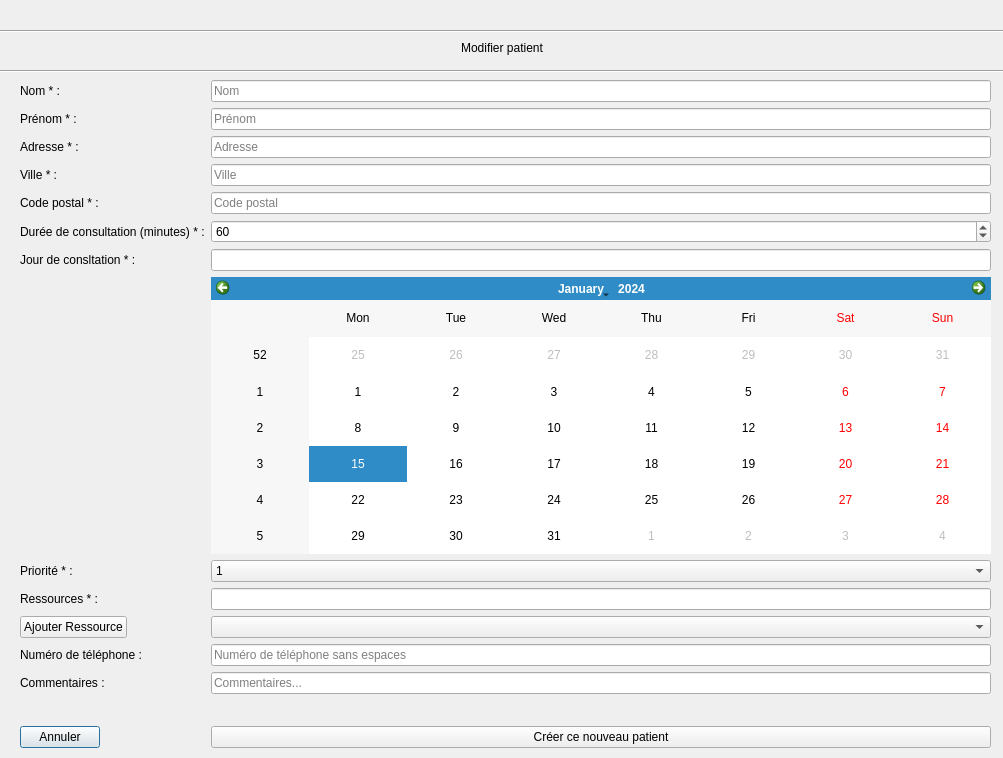
<?xml version="1.0" encoding="UTF-8"?>
<ui version="4.0">
 <class>ModifyPatient</class>
 <widget class="QDialog" name="ModifyPatient">
  <property name="geometry">
   <rect>
    <x>0</x>
    <y>0</y>
    <width>1003</width>
    <height>758</height>
   </rect>
  </property>
  <property name="windowTitle">
   <string>Dialog</string>
  </property>
  <widget class="Line" name="line_2">
   <property name="geometry">
    <rect>
     <x>0</x>
     <y>70</y>
     <width>1004</width>
     <height>3</height>
    </rect>
   </property>
   <property name="orientation">
    <enum>Qt::Horizontal</enum>
   </property>
  </widget>
  <widget class="QWidget" name="layoutWidget">
   <property name="geometry">
    <rect>
     <x>20</x>
     <y>80</y>
     <width>971</width>
     <height>668</height>
    </rect>
   </property>
   <layout class="QFormLayout" name="formLayout">
    <item row="0" column="0">
     <widget class="QLabel" name="nameLabel">
      <property name="text">
       <string>Nom * :</string>
      </property>
     </widget>
    </item>
    <item row="0" column="1">
     <widget class="QLineEdit" name="nameLineEdit">
      <property name="placeholderText">
       <string>Nom</string>
      </property>
     </widget>
    </item>
    <item row="1" column="0">
     <widget class="QLabel" name="firstNameLabel">
      <property name="text">
       <string>Prénom * :</string>
      </property>
     </widget>
    </item>
    <item row="1" column="1">
     <widget class="QLineEdit" name="fistNameLineEdit">
      <property name="placeholderText">
       <string>Prénom</string>
      </property>
     </widget>
    </item>
    <item row="2" column="0">
     <widget class="QLabel" name="addressLabel">
      <property name="text">
       <string>Adresse * :</string>
      </property>
     </widget>
    </item>
    <item row="2" column="1">
     <widget class="QLineEdit" name="addressLineEdit">
      <property name="placeholderText">
       <string>Adresse</string>
      </property>
     </widget>
    </item>
    <item row="3" column="0">
     <widget class="QLabel" name="cityLabel">
      <property name="text">
       <string>Ville * :</string>
      </property>
     </widget>
    </item>
    <item row="3" column="1">
     <widget class="QLineEdit" name="cityLineEdit">
      <property name="placeholderText">
       <string>Ville</string>
      </property>
     </widget>
    </item>
    <item row="4" column="0">
     <widget class="QLabel" name="zipCodeLabel">
      <property name="text">
       <string>Code postal * :</string>
      </property>
     </widget>
    </item>
    <item row="4" column="1">
     <widget class="QLineEdit" name="zipLineEdit">
      <property name="placeholderText">
       <string>Code postal</string>
      </property>
     </widget>
    </item>
    <item row="5" column="0">
     <widget class="QLabel" name="durationLabel">
      <property name="text">
       <string>Durée de consultation (minutes) * :</string>
      </property>
     </widget>
    </item>
    <item row="5" column="1">
     <widget class="QSpinBox" name="minutesSpinBox">
      <property name="value">
       <number>60</number>
      </property>
     </widget>
    </item>
    <item row="8" column="0">
     <widget class="QLabel" name="dayLabel">
      <property name="text">
       <string>Jour de consltation * :</string>
      </property>
     </widget>
    </item>
    <item row="8" column="1">
     <widget class="QLineEdit" name="dayLineEdit">
      <property name="readOnly">
       <bool>false</bool>
      </property>
     </widget>
    </item>
    <item row="9" column="1">
     <widget class="QCalendarWidget" name="calendar"/>
    </item>
    <item row="10" column="0">
     <widget class="QLabel" name="priorityLabel">
      <property name="text">
       <string>Priorité * :</string>
      </property>
     </widget>
    </item>
    <item row="10" column="1">
     <widget class="QComboBox" name="priorityComboBox">
      <item>
       <property name="text">
        <string>1</string>
       </property>
      </item>
      <item>
       <property name="text">
        <string>2</string>
       </property>
      </item>
      <item>
       <property name="text">
        <string>3</string>
       </property>
      </item>
      <item>
       <property name="text">
        <string>4</string>
       </property>
      </item>
      <item>
       <property name="text">
        <string>5</string>
       </property>
      </item>
     </widget>
    </item>
    <item row="11" column="0">
     <widget class="QLabel" name="ressourcesLabel">
      <property name="text">
       <string>Ressources * :</string>
      </property>
     </widget>
    </item>
    <item row="11" column="1">
     <widget class="QLineEdit" name="ressourcesList">
      <property name="readOnly">
       <bool>false</bool>
      </property>
      <property name="placeholderText">
       <string/>
      </property>
     </widget>
    </item>
    <item row="13" column="0">
     <widget class="QLabel" name="phoneNumberLabel">
      <property name="text">
       <string>Numéro de téléphone :</string>
      </property>
     </widget>
    </item>
    <item row="13" column="1">
     <widget class="QLineEdit" name="phoneNumberLineEdit">
      <property name="placeholderText">
       <string>Numéro de téléphone sans espaces</string>
      </property>
     </widget>
    </item>
    <item row="14" column="0">
     <widget class="QLabel" name="commentariesLabel">
      <property name="text">
       <string>Commentaires :</string>
      </property>
     </widget>
    </item>
    <item row="14" column="1">
     <widget class="QLineEdit" name="commentaryLineEdit">
      <property name="placeholderText">
       <string>Commentaires...</string>
      </property>
     </widget>
    </item>
    <item row="15" column="1">
     <spacer name="horizontalSpacer">
      <property name="orientation">
       <enum>Qt::Horizontal</enum>
      </property>
      <property name="sizeHint" stdset="0">
       <size>
        <width>40</width>
        <height>20</height>
       </size>
      </property>
     </spacer>
    </item>
    <item row="16" column="0">
     <widget class="QPushButton" name="cancelButton">
      <property name="text">
       <string>Annuler</string>
      </property>
     </widget>
    </item>
    <item row="16" column="1">
     <widget class="QPushButton" name="createPatientButton">
      <property name="text">
       <string>Créer ce nouveau patient</string>
      </property>
     </widget>
    </item>
    <item row="12" column="0">
     <widget class="QPushButton" name="addRessourceButton">
      <property name="text">
       <string>Ajouter Ressource</string>
      </property>
     </widget>
    </item>
    <item row="12" column="1">
     <widget class="QComboBox" name="ressourcesComboBox"/>
    </item>
   </layout>
  </widget>
  <widget class="QLabel" name="titleLabel">
   <property name="geometry">
    <rect>
     <x>0</x>
     <y>40</y>
     <width>1004</width>
     <height>16</height>
    </rect>
   </property>
   <property name="text">
    <string>Modifier patient</string>
   </property>
   <property name="alignment">
    <set>Qt::AlignCenter</set>
   </property>
  </widget>
  <widget class="Line" name="line">
   <property name="geometry">
    <rect>
     <x>0</x>
     <y>30</y>
     <width>1004</width>
     <height>3</height>
    </rect>
   </property>
   <property name="orientation">
    <enum>Qt::Horizontal</enum>
   </property>
  </widget>
 </widget>
 <resources/>
 <connections/>
</ui>
